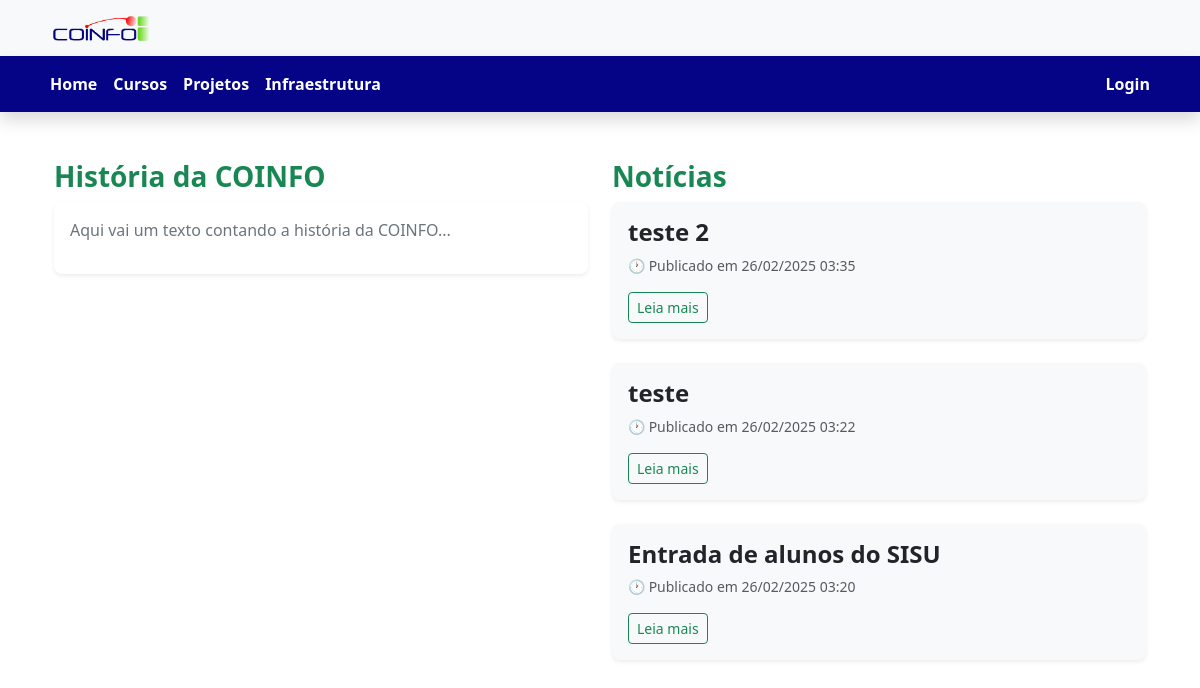
The app's page /, older data.
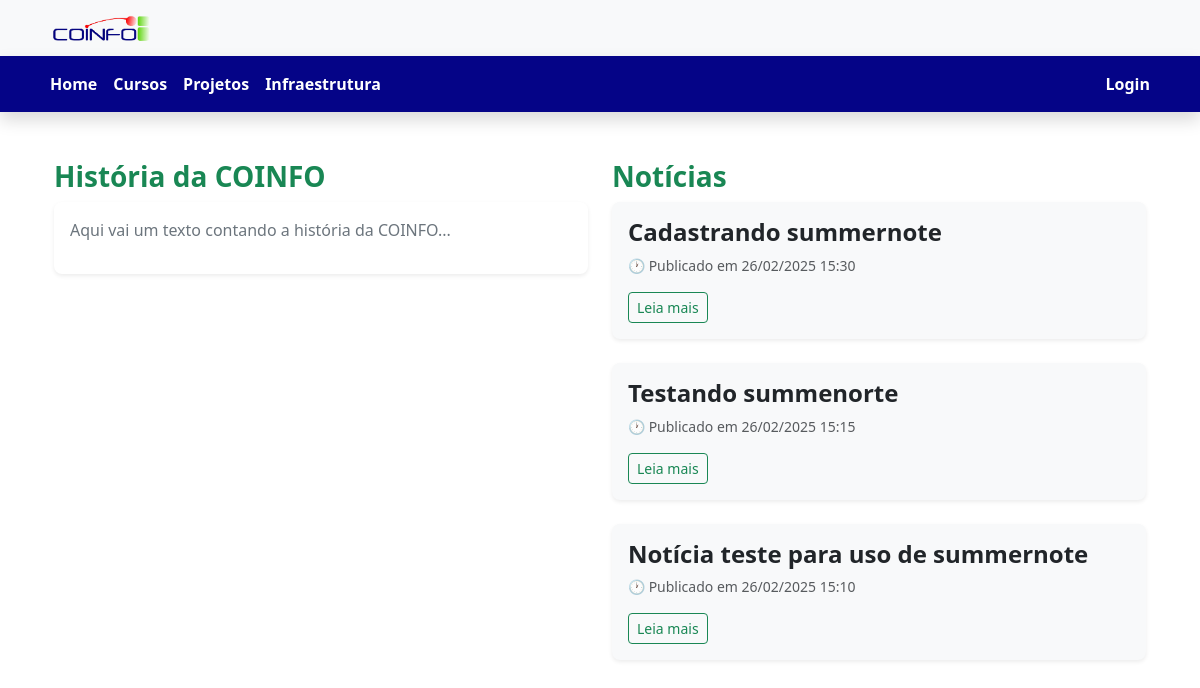
The same page, newer data.
### sistema/models.py (models this page shows, shortened)
class Noticia(models.Model):
    STATUS_CHOICES = [
        ('rascunho', 'Rascunho'),
        ('publicado', 'Publicado'),
    ]
    ATIVACAO_CHOICES = [
        ('ativada', 'Ativada'),
        ('desativada', 'Desativada'),
    ]
    titulo = models.CharField(max_length=255)
    conteudo = models.TextField()
    autor = models.ForeignKey(User, on_delete=models.CASCADE)
    data_publicacao = models.DateTimeField(auto_now_add=True)
    status = models.CharField(max_length=10, choices=STATUS_CHOICES, default='rascunho')
    ativacao = models.CharField(max_length=10, choices=ATIVACAO_CHOICES, default='ativada')

### sistema/views.py (the view)
# urls.py: 2. Add a URL to urlpatterns:  path('', views.home, name='home')
def home(request):
    noticias = Noticia.objects.filter(status='publicado', ativacao='ativada').order_by('-data_publicacao')[:3]
    return render(request, 'index.html', {'noticias': noticias})

### sistema/templates/index.html (shortened to what this page needs)
{% extends 'base.html' %}
{% load static %}
{% block content %}
<div class="container mt-5">
    <div class="row">
        <div class="col-md-6">
            <h3 class="text-success fw-bold">História da COINFO</h3>
            <div class="card shadow-sm border-0 rounded-3 bg-white">
                <div class="card-body">
                    <p class="text-secondary">Aqui vai um texto contando a história da COINFO...</p>
                </div>
            </div>
        </div>
        <div class="col-md-6">
            <h3 class="text-success fw-bold">Notícias</h3>
            {% for noticia in noticias %}
            <div class="card mb-4 border-0 shadow-sm rounded-3 bg-light">
                <div class="card-body">
                    <h4 class="text-dark fw-bold">{{ noticia.titulo }}</h4>
                    <p class="text-muted small mt-2">🕐
                         Publicado em {{ noticia.data_publicacao|date:"d/m/Y H:i" }}</p>
                    <a href="{% url 'detalhe_noticia' noticia.id %}" class="btn btn-outline-success btn-sm">Leia mais</a>
                </div>
            </div>
            {% empty %}
                <p class="text-muted">Nenhuma notícia disponível no momento.</p>
            {% endfor %}
        </div>
    </div>
</div>
{% endblock %}

Row changes from the older to the newer data that the page shows:
no longer on this page (row unchanged): Noticia: titulo "teste 2", data_publicacao "26/02/2025 03:35"
no longer on this page (row unchanged): Noticia: titulo "teste", data_publicacao "26/02/2025 03:22"
no longer on this page (row unchanged): Noticia: titulo "Entrada de alunos do SISU", data_publicacao "26/02/2025 03:20"
added Noticia: titulo "Cadastrando summernote", data_publicacao "26/02/2025 15:30"
added Noticia: titulo "Testando summenorte", data_publicacao "26/02/2025 15:15"
added Noticia: titulo "Notícia teste para uso de summernote", data_publicacao "26/02/2025 15:10"
